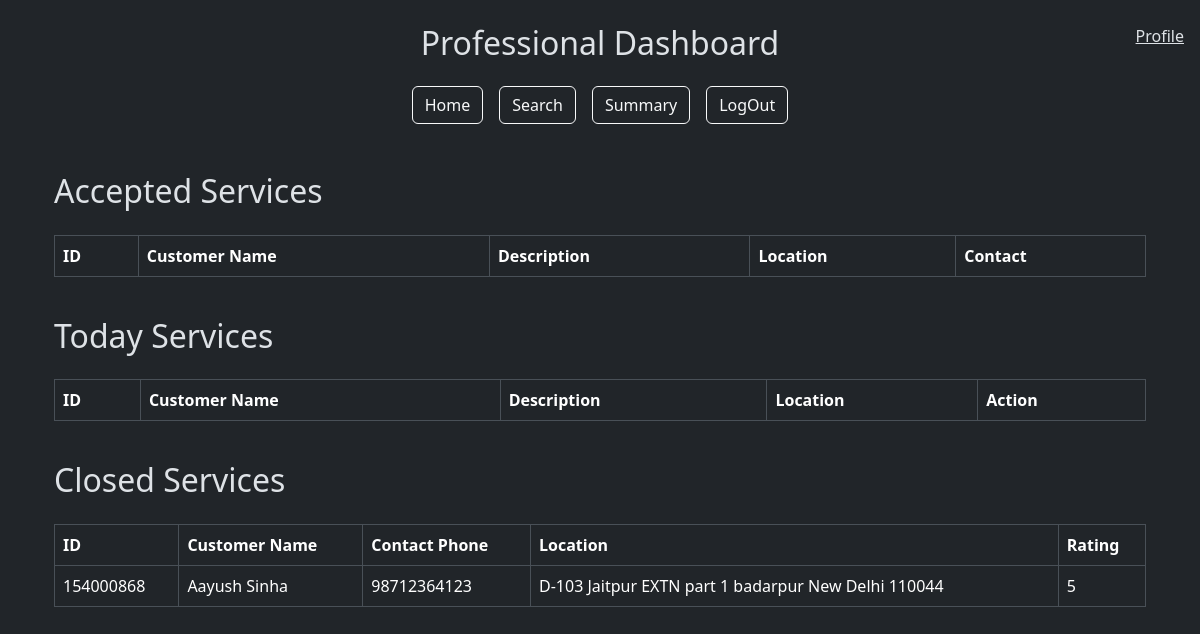
The page /professional_dashboard (signed in) on the database as committed earlier.
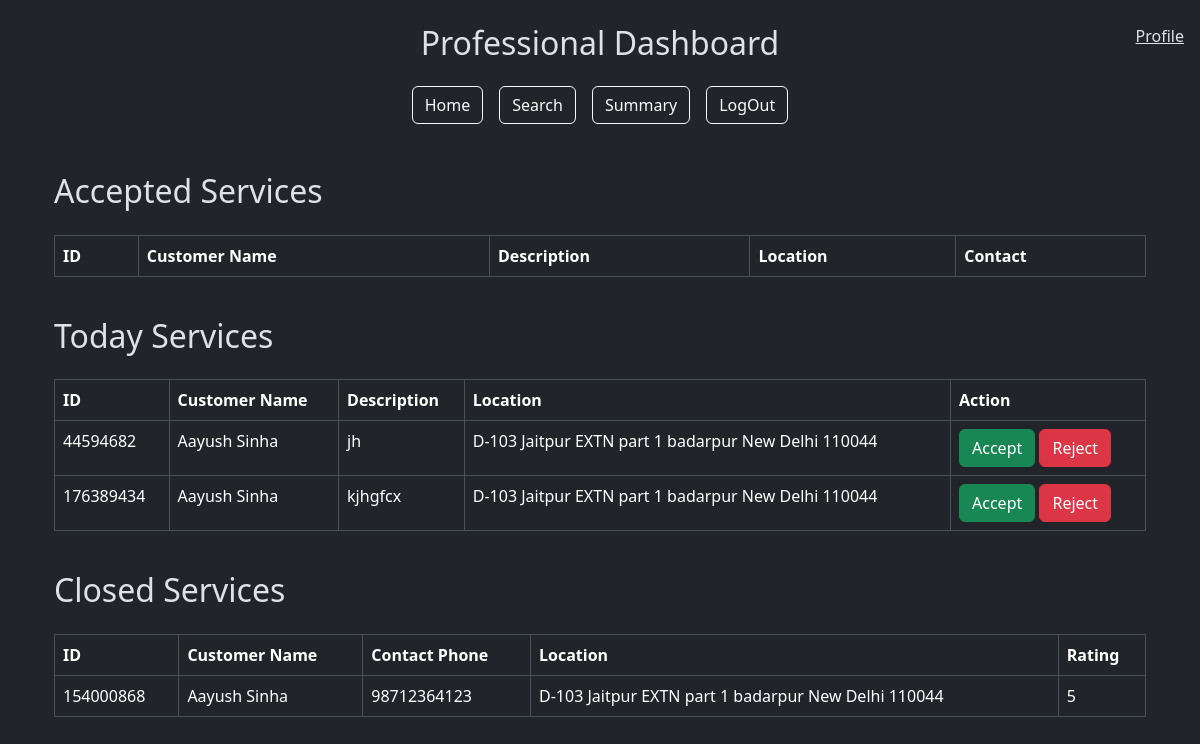
The same page on the database as committed later.
### models.py (models this page shows)
class ServiceRequest(db.Model):
    __tablename__ = 'service_request'
    id = db.Column(db.Integer, primary_key=True)
    customer_id = db.Column(db.Integer, db.ForeignKey('customer.id'), nullable=False)  # Reference to Customer
    professional_id = db.Column(db.Integer, db.ForeignKey('professional.id'), nullable=True)  # Reference to Professional
    service_id = db.Column(db.Integer, db.ForeignKey('service.id'), nullable=False)
    date_of_request = db.Column(db.DateTime, default=datetime.utcnow, nullable=False)
    date_of_completion = db.Column(db.DateTime, nullable=True)
    status = db.Column(db.String(20), default='requested', nullable=False)
    rating = db.Column(db.Integer, nullable=True)
    remarks = db.Column(db.Text, nullable=True)
    rejected_by = db.Column(MutableList.as_mutable(JSON), default=[])
    customer = db.relationship('Customer', back_populates='service_requests')
    service = db.relationship('Service', back_populates='service_requests')
    professional = db.relationship('Professional', back_populates='service_requests')
    review = db.relationship('Review', back_populates='service_request', lazy=True)

class User(db.Model):
    __tablename__ = "user"
    id = db.Column(db.Integer, primary_key=True)
    username = db.Column(db.String(80), unique=True, nullable=False)
    passhash = db.Column(db.String(80), nullable=False)
    name = db.Column(db.String(80), nullable=False)
    role = db.Column(db.String(20), nullable=False)
    is_blocked = db.Column(db.Boolean, default=False, nullable=False)
    professional = db.relationship('Professional', backref='user', lazy=True)
    customer = db.relationship('Customer', backref='user', lazy=True)

class Customer(db.Model):
    __tablename__ = 'customer'
    id = db.Column(db.Integer, db.ForeignKey('user.id'), primary_key=True)
    address = db.Column(db.Text, nullable=False)
    pincode = db.Column(db.String(6), nullable=False)
    contact = db.Column(db.String(10), nullable=False)
    service_requests = db.relationship('ServiceRequest', back_populates='customer', lazy=True)

class Service(db.Model):
    __tablename__ = 'service'
    id = db.Column(db.Integer, primary_key=True)
    service_name = db.Column(db.String(80), unique=False, nullable=False)
    description = db.Column(db.Text, nullable=False)
    price = db.Column(db.Float, nullable=False)
    time_required = db.Column(db.Integer, nullable=False)
    service_requests = db.relationship('ServiceRequest', back_populates='service', lazy=True)

### app.py (the view)
@app.route('/professional_dashboard')
def professional_dashboard():
    user_id = session['user_id']
    professional = Professional.query.get(user_id)
    user = User.query.get(user_id)
    service = Service.query.all()
    accepted_services = ServiceRequest.query.filter_by(professional_id=user_id).filter_by(status='accepted').all()
    today_services = (
    db.session.query(ServiceRequest)
    .join(Service)
    .filter(Service.service_name == professional.service_name)
    .filter(ServiceRequest.status == 'requested')
    .all()
)
    closed_services = (
    db.session.query(ServiceRequest)
    .join(Service)
    .filter(Service.service_name == professional.service_name)
    .filter(ServiceRequest.status == 'closed')
    .filter(ServiceRequest.professional_id==user_id)
    .filter(not_(ServiceRequest.rejected_by.contains([professional.id])))
    .all()
)
    print(today_services, 'today_services')
    print(professional.address,service)
    return render_template('professional_dashboard.html',accepted_services=accepted_services,today_services=today_services, closed_services=closed_services,professional=professional, service=service,user=user)

### templates/professional_dashboard.html (shortened to what this page needs)
{% extends "layout.html" %}  {% block content %}
<div class="container mt-5">
  {% if professional.user.is_blocked %}
  <div class="alert alert-danger" role="alert">
    Your account is blocked. Please contact the admin.
  </div>
  {% elif professional.user.verified %}
  <div class="alert alert-warning" role="alert">
    Your account is not verified yet. Please wait for the admin to verify your
    account.
  </div>
  {% else %}
  <span class="navbar-text position-fixed top-0 end-0 m-3">
    <a href="">Profile</a>
  </span>
  <h2 class="mt-4">Accepted Services</h2>
  <div class="table-responsive">
    <table class="table table-bordered mt-3">
      <thead>
        <tr>
          <th>ID</th>
          <th>Customer Name</th>
          <th>Description</th>
          <th>Location</th>
          <th>Contact</th>
        </tr>
      </thead>
    </table>
  </div>
  <h2 class="mt-4">Today Services</h2>
  <div class="table-responsive">
    <table class="table table-bordered mt-3">
      <thead>
        <tr>
          <th>ID</th>
          <th>Customer Name</th>
          <th>Description</th>
          <th>Location</th>
          <th>Action</th>
        </tr>
      </thead>
      <tbody>
        {% for service_request in today_services %}
        <tr>
          <td>{{ service_request.id }}</td>
          <td>{{ service_request.customer.user.name }}</td>
          <td>{{ service_request.service.description }}</td>
          <td>{{ service_request.customer.address }}</td>
          <td>
            <a
              href="{{ url_for('accept_service', service_id=service_request.id) }}"
              class="btn btn-success"
              >Accept</a
            >
            <a
              href="{{ url_for('reject_service', service_id=service_request.id) }}"
              class="btn btn-danger"
              >Reject</a
            >
          </td>
        </tr>
        {% endfor %}
      </tbody>
    </table>
  </div>
  <h2 class="mt-4">Closed Services</h2>
  <div class="table-responsive">
    <table class="table table-bordered mt-3">
      <thead>
        <tr>
          <th>ID</th>
          <th>Customer Name</th>
          <th>Contact Phone</th>
          <th>Location</th>
          <th>Rating</th>
        </tr>
      </thead>
      <tbody>
        {% for service_request in closed_services %}
        <tr>
          <td>{{ service_request.id }}</td>
          <td>{{ service_request.customer.user.name }}</td>
          <td>{{ service_request.customer.contact }}</td>
          <td>{{ service_request.customer.address }}</td>
          <td>{{ service_request.rating }}</td>
        </tr>
        {% endfor %}
      </tbody>
    </table>
  </div>
  {% endif %}
</div>
{% endblock %}

Rows that differ between the two databases and show on the page:
added ServiceRequest: id "44594682", customer.user.name "Aayush Sinha", service.description "jh", customer.address "D-103 Jaitpur EXTN part 1 badarpur New Delhi 110044", shown under "Today Services"
added ServiceRequest: id "176389434", customer.user.name "Aayush Sinha", service.description "kjhgfcx", customer.address "D-103 Jaitpur EXTN part 1 badarpur New Delhi 110044", shown under "Today Services"
